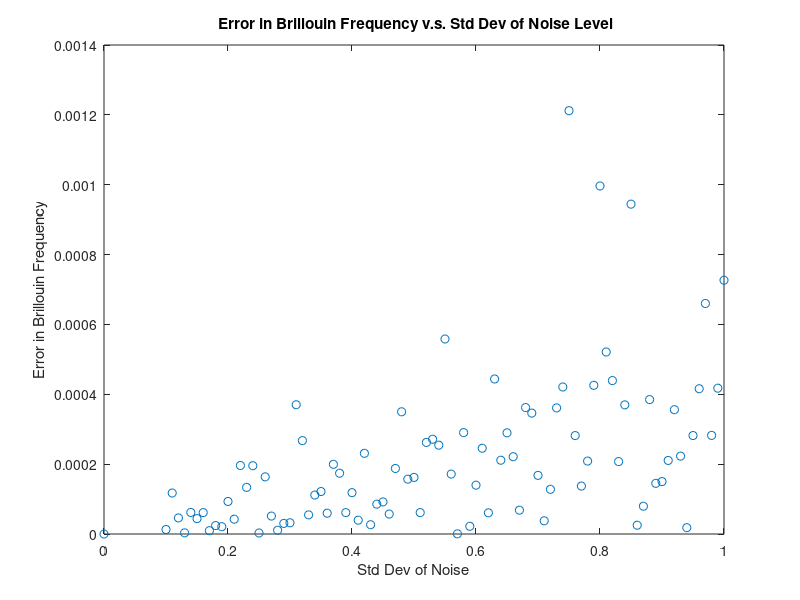

Recreate this plot in MATLAB.
%Constants
f=10e9:1e6:11e9;
fb = 10.5e9;
delf=35e6;
amp=1;
bg=amp*(1+4*((f-fb)./delf).^2).^-1;

st(1) = 0; %Array of Standard Deviation Values
er(1) = 0; %Array of Error Values
j = 2; %Index of the Array


%Creates errors in Brillouin values with varying standard devations
for i = 0.1:0.01:1
    lnoise=randn(size(f));
    measured= i*lnoise + bg;
    
    brillouin2=@(x) sum((measured-x(1)*(1+4*((f-x(2)*1e10)./(x(3)*1e7)).^2).^-1).^2);
    [x,fval,exitflag,output]=fminsearch(brillouin2,[1,1.05,3.5])

    st(j) = i;
    er(j) = abs(1.05 - x(2));
    j = j + 1;
end

%Plots Error v.s. Standard Deviation
%plot(st,er,'o',st,guide)
plot(st,er,'o')
title(' Error in Brillouin Frequency v.s. Std Dev of Noise Level')
xlabel('Std Dev of Noise')
ylabel('Error in Brillouin Frequency')